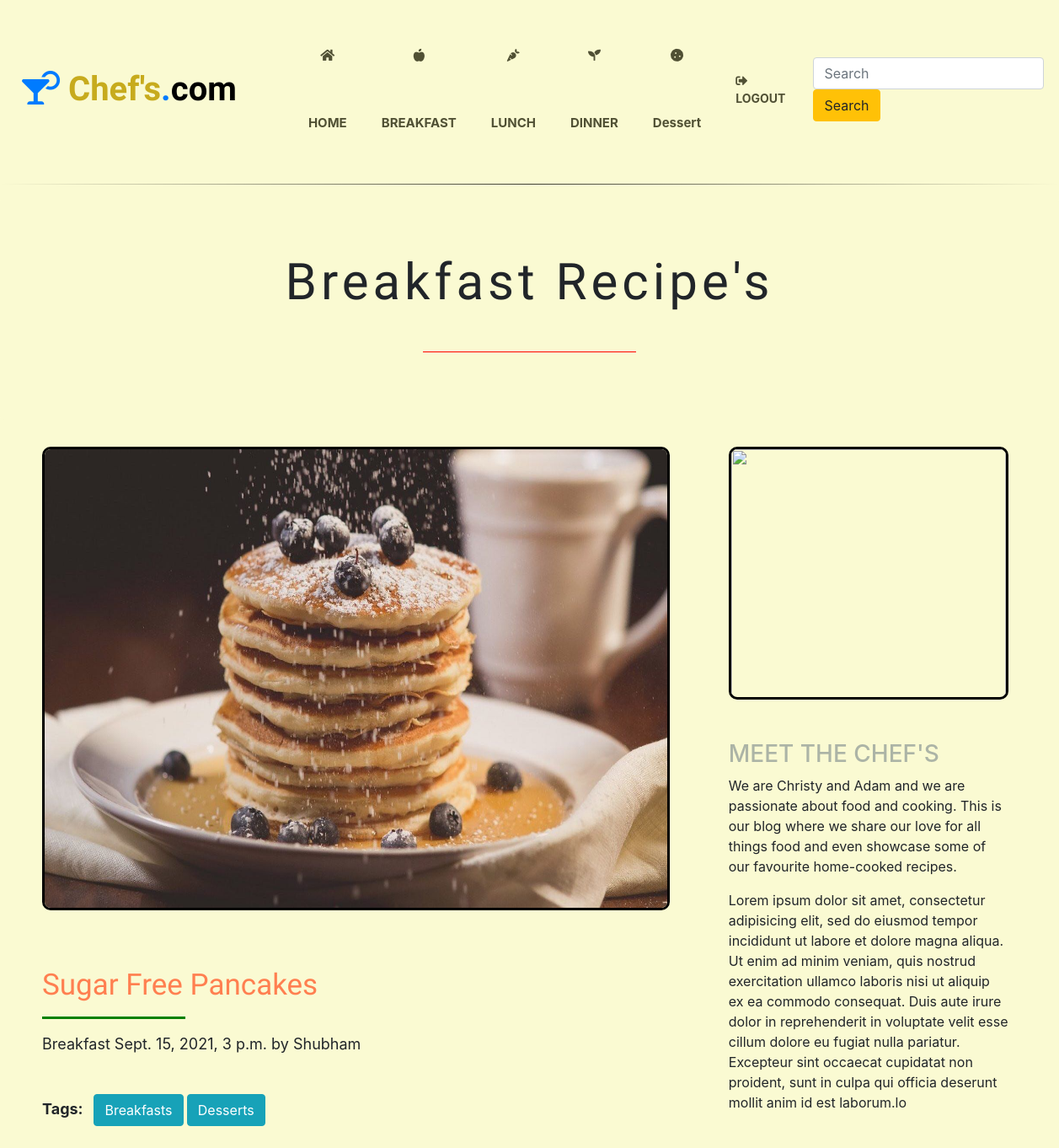
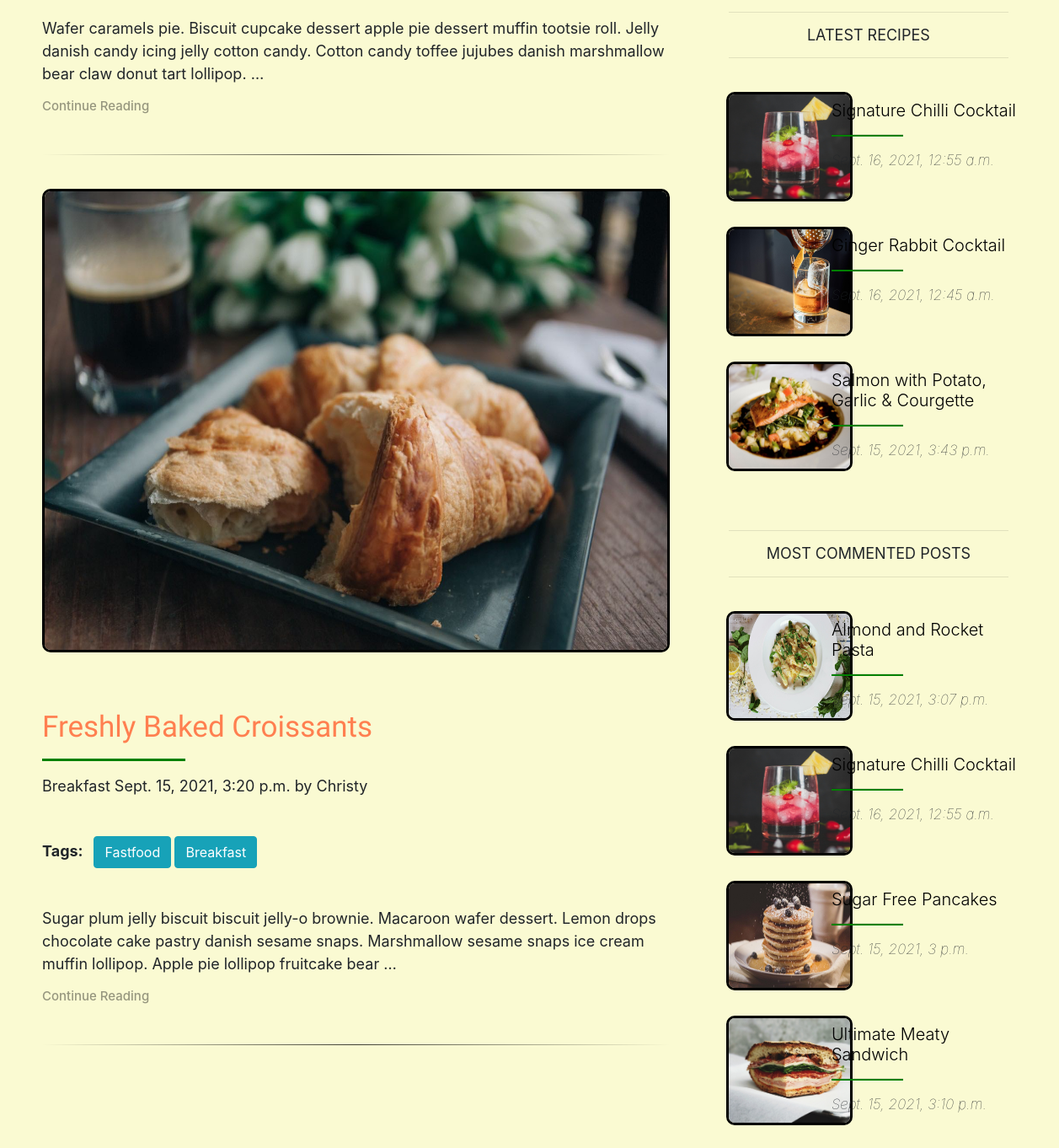
Page /breakfast/ on the committed database (2 pictures, top to bottom).
### testApp/models.py (models this page shows, shortened)
class Post(models.Model):
    STATUS_CHOICES = (('draft', 'Draft'), ('published', 'Published'))
    title = models.CharField(max_length=500)
    category = models.CharField(max_length=500)
    slug = models.SlugField(max_length=500, unique_for_date='publish')
    author = models.ForeignKey(User, related_name='blog_post',null=True, on_delete=models.CASCADE)
    user_detail = models.TextField()
    user_image = models.ImageField(upload_to='post_img',max_length=500,default=None,null=True,blank=True)
    body = models.TextField()
    publish = models.DateTimeField(default=timezone.now)
    created = models.DateTimeField(auto_now_add=True)
    updated = models.DateTimeField(auto_now=True)
    status = models.CharField(max_length=10,choices=STATUS_CHOICES,default='draft')
    image = models.ImageField(upload_to='post_img',max_length=500,default=None,null=True,blank=True)
    objects = CustomManager()
    tags = TaggableManager()
    class Meta:
        ordering = [
            'publish',
        ]
    def get_absolute_url(self):
        return reverse('post_detail',args=[self.publish.year,self.publish.strftime('%m'),self.publish.strftime('%d'), self.slug])

### testApp/views.py (the view)
# urls.py: path('breakfast/', views.breakfast_view),
def breakfast_view(request, tag_slug=None):
    post_list = Post.objects.all().filter(category='Breakfast')
    tag = None
    if tag_slug:
        tag = get_object_or_404(Tag, slug=tag_slug)
        post_list = post_list.filter(tags__in=[tag])
    paginator = Paginator(post_list, 2)
    page_number = request.GET.get('page')
    try:
        post_list = paginator.page(page_number)
    except PageNotAnInteger:
        post_list = paginator.page(1)
    except EmptyPage:
        post_list = paginator.page(paginator.num_pages)
    return render(request, 'testApp/category.html', {'post_list': post_list, 'tag': tag})

### testApp/models.py (called while the page is built)
    def get_queryset(self):
        return super().get_queryset().filter(status='published')

### testApp/templatetags/blog_tags.py (called while the page is built)
@register.inclusion_tag('testApp/latest_posts.html')
def show_latest_posts(count=3):
    latest_posts = Post.objects.order_by('-publish')[:count]
    return {'latest_posts':latest_posts}

@register.simple_tag()
def get_most_commented_posts(count=4):
    return Post.objects.annotate(total_comments=Count('comments')).order_by('-total_comments')[:count]

### templates/testApp/category.html (shortened to what this page needs)
{% extends 'testApp/base.html'%}
{% load static %}
{% load blog_tags %}
{% block home_block %}
{% for post in post_list %}
{% if forloop.counter == 1 %}
<div class="jumbotron" id='j_detail'>
  <h1>{{post.category}} Recipe's</h1>
  <hr class="hr1">
</div>
{% endif %}
{% endfor %}
{% endblock %}
{% block content_block %}
{% for post in post_list %}
<img class="img1" src="/media/{{post.image}}" alt=""><br><br><br>
<a href="{{ post.get_absolute_url }}" class="anchor">
  <h1 class="display-4">{{post.title}}</h1>
</a>
<hr class="hr2">
<p>{{post.category}} {{post.publish}} by {{post.author|title}}</p>
<p class="tagp">Tags:&nbsp&nbsp{% for tag in post.tags.all %}
  <a id="taga" href="{% url 'tag_view' tag.slug %}" class="btn btn-info">{{tag.name|title}}</a>
  {% endfor %}
</p>
<p>{{post.body|truncatewords:30}}</p>
<a href="{{ post.get_absolute_url }}">
  <h3>Continue Reading</h3>
</a><br>
<hr class="hr3"><br>
{% endfor %}
{% endblock %}
{% block sidebar_block %}
<img class="img2" src="https://images.unsplash.com/photo-1556909114-f6e7ad7d3136?ixid=MnwxMjA3fDB8MHxwaG90by1wYWdlfHx8fGVufDB8fHx8&ixlib=rb-1.2.1&auto=format&fit=crop&w=1050&q=80" alt=""><br><br><br>
<h3>MEET THE CHEF'S</h3>
<p>We are Christy and Adam and we are passionate about food and cooking. This is our blog where we share our love for all things food and even showcase some of our favourite home-cooked recipes.</p>
<p>Lorem ipsum dolor sit amet, consectetur adipisicing elit, sed do eiusmod tempor incididunt ut labore et dolore magna aliqua. Ut enim ad minim veniam, quis nostrud exercitation ullamco laboris nisi ut aliquip ex ea commodo consequat. Duis aute
  irure dolor in reprehenderit in voluptate velit esse cillum dolore eu fugiat nulla pariatur. Excepteur sint occaecat cupidatat non proident, sunt in culpa qui officia deserunt mollit anim id est laborum.lo</p>
<br>
<hr>
<h5 class="lh5">LATEST RECIPES</h5>
<hr><br>
{% show_latest_posts %}<br>
<hr>
<h5 class="lh5">MOST COMMENTED POSTS</h5>
<hr><br>
{% get_most_commented_posts as most_commented_posts %}
{% for post in most_commented_posts %}
<div class="latest">
  <div class="row">
    <div class="col-sm" id="ldiv1">
      <img class="limg" src="/media/{{post.image}}" alt="">
    </div>
    <div class="col-sm" id="ldiv2">
      <a class="latesta" href="{{ post.get_absolute_url }}">
        <h5 class="lh6">{{post.title}}</h5>
        <hr class="lhr">
      </a>
      <p class="lpublish">{{post.publish}}</p>
    </div>
  </div>
</div>
{% endfor %}
{% endblock %}

### templates/testApp/base.html (shortened to what this page needs)
<!DOCTYPE html>
{% load static %}
{% load blog_tags %}
<html lang="en" dir="ltr">
<head>
  <link rel="stylesheet" href="{% static 'css/foody.css' %}">
  <link rel="stylesheet" href="https://use.fontawesome.com/releases/v5.6.3/css/all.css">
  <link rel="stylesheet" href="https://cdn.jsdelivr.net/npm/bootstrap@4.6.0/dist/css/bootstrap.min.css">
</head>
<body Class='bd'>
  <header class='hd'>
    <nav class="navbar navbar-expand-lg">
      <a class="navbar-brand" href="/blog"><i class="fas fa-cocktail"></i><span Class='chef'> Chef's</span>.<span class='com'>com</span></a>
      <div class="collapse navbar-collapse" id="navbarSupportedContent">
        <ul id='cn' class="navbar-nav mr-auto">
          <li class="nav-item active">
            <a class="nav-link" href="/blog"> <i class="fas fa-home"></i> HOME <span class="sr-only">(current)</span></a>
          </li>
          <li class="nav-item">
            <a class="nav-link" href="/breakfast"><i class="fas fa-apple-alt"></i> BREAKFAST</a>
          </li>
          <li class="nav-item">
            <a class="nav-link" href="/lunch"><i class="fas fa-carrot"></i> LUNCH</a>
          </li>
          <li class="nav-item">
            <a class="nav-link" href="/dinner"><i class="fas fa-seedling"></i> DINNER</a>
          </li>
          <li class="nav-item">
            <a class="nav-link" href="/dessert"><i class="fas fa-cookie"></i> Dessert</a>
          </li>
        </ul>
        <ul id='cl' class="navbar-nav right">
          <li class="nav-item">
            <a class="nav-link" href="/"><i class="fas fa-sign-out-alt"></i> LOGOUT</a>
          </li>
        </ul>
        <form action={% url 'search' %} class="form-inline my-2 my-lg-0" method=GET>
          <input class="form-control mr-sm-2" type="search" placeholder="Search" aria-label="Search" name='searched'>
          <button class="btn btn-warning my-1 my-sm-0" type="submit">Search</button>
        </form>
      </div>
    </nav>
  </header>
  <hr class="hr3">
  <div id='mains'>
    {% block home_block %}
    {% endblock %}
  </div>
  <div class="content">
    {% block content_block %}
    {% endblock %}
  </div>
  <div class="sidebar">
    {% block sidebar_block %}
    {% endblock %}
  </div>
</body>
</html>

### templates/testApp/latest_posts.html
{% for post in latest_posts %}
<div class="latest">
  <div class="row">
    <div class="col-sm" id="ldiv1">
      <img class="limg" src="/media/{{post.image}}" alt="">
    </div>
    <div class="col-sm" id="ldiv2">
      <a class="latesta" href="{{ post.get_absolute_url }}">
        <h5 class="lh6">{{post.title}}</h5>
        <hr class="lhr">
      </a>
      <p class="lpublish">{{post.publish}}</p>
    </div>
  </div>
</div>
{%endfor%}

### static/css/foody.css (style rules this page uses)
.hd { margin-top: 10px; margin-bottom: 10px; }
.hd .navbar-brand { font-family: 'Lemon', cursive; font-size: 40px; font-weight: bolder; margin-bottom: 0; padding-left: 0px; margin-left: 10px; }
.chef { color: rgb(199, 171, 29); }
.com { color: black; }
#cn { text-align: center; width: 60%; line-height: 80px; font-size: 15px; color: red; font-weight: bold; margin-left: 61px; }
#cl { font-weight: bold; font-size: 14px; }
.navbar-expand-lg .navbar-nav .nav-link { padding-right: .5rem; padding-left: .5rem; color: rgba(38, 38, 12, 0.8); }
.nav-link { margin-right: 25px; }
.content .display-4 { font-size: 35px; }
.content .anchor { color: rgb(176, 22, 22); font-family: 'Carter One', cursive; }
.content h1 { color: coral; font-family: 'Carter One', cursive; }
.col-sm { margin-left: 5px; padding: 50px; height: 400px; font-size: 40px; }
.content { width: 68%; float: left; padding-left: 50px; padding-right: 60px; }
.content p { font-size: 18px; }
.sidebar { width: 32%; float: right; padding-right: 60px; padding-left: 10px; }
.img1 { height: 550px; width: 100%; border: 3px solid black; border-radius: 10px; }
.img2 { height: 300px; width: 100%; padding-right: 0px; border: 3px solid black; border-radius: 10px; }
#j_detail { background-color: lightgoldenrodyellow; }
#j_detail h1 { padding-top: 0px; padding-bottom: 30px; text-align: center; font-family: 'Carter One', cursive; font-size: 60px; letter-spacing: 5px; }
.hr1 { margin-top: 1rem; margin-bottom: 1rem; border: 0; border-top: 1px solid red; margin-left: 470px; margin-right: 470px; }
.hr2 { margin-top: 1rem; margin-bottom: 1rem; border: 0; border-top: 3px solid green; margin-right: 575px; }
.content h3 { color: rgba(0, 0, 0, 0.4); font-size: 15px; }
.hr3 { border: 0; height: 1px; background-image: linear-gradient(to right, rgba(0, 0, 0, 0), rgba(0, 0, 0, 0.75), rgba(0, 0, 0, 0)); }
h3 { color: rgba(158, 167, 159, 0.85); }
#taga { margin-bottom: 30px; margin-top: 30px; }
.tagp { font-weight: bold; }
.limg { height: 130px; width: 150px; border: 3px solid black; border-radius: 10px; }
#ldiv1 { padding: 0px; margin-left: 12px; margin-right: 0px; }
#ldiv2 { padding: 0px; float: left; margin-left: -100px; margin-top: 10px; }
.lh5 { font-weight: 400; font-size: 18px; text-align: center; }
.lh6 { font-weight: 300; }
.lhr { border-bottom: 2px solid green; margin-right: 140px; }
.lpublish { font-size: 17px; font-style: italic; font-weight: lighter; }
.latest { margin-bottom: -250px; }
.latesta { color: black; font-weight: 300; }
h1 { padding-top: 20px; }
.bd { background-color: lightgoldenrodyellow; }

### rows in the picture
Post: category "Breakfast", image (picture), title "Sugar Free Pancakes", publish "Sept. 15, 2021, 3 p.m.", author "Shubham", body "Wafer caramels pie. Biscuit cupcake dessert apple pie dessert muffin tootsie roll. Jelly danish candy icing jelly cotton candy. Cotton candy toffee jujubes danish marshmallow bear claw donut tart lollipop. …"
Tag: name "Breakfasts"
Tag: name "Desserts"
Post: image (picture), title "Freshly Baked Croissants", category "Breakfast", publish "Sept. 15, 2021, 3:20 p.m.", author "Christy", body "Sugar plum jelly biscuit biscuit jelly-o brownie. Macaroon wafer dessert. Lemon drops chocolate cake pastry danish sesame snaps. Marshmallow sesame snaps ice cream muffin lollipop. Apple pie lollipop fruitcake bear …"
Tag: name "Fastfood"
Tag: name "Breakfast"
Post: image (picture), title "Signature Chilli Cocktail", publish "Sept. 16, 2021, 12:55 a.m."
Post: image (picture), title "Ginger Rabbit Cocktail", publish "Sept. 16, 2021, 12:45 a.m."
Post: image (picture), title "Salmon with Potato, Garlic & Courgette", publish "Sept. 15, 2021, 3:43 p.m."
Post: image (picture), title "Almond and Rocket Pasta", publish "Sept. 15, 2021, 3:07 p.m."
Post: image (picture), title "Ultimate Meaty Sandwich", publish "Sept. 15, 2021, 3:10 p.m."
